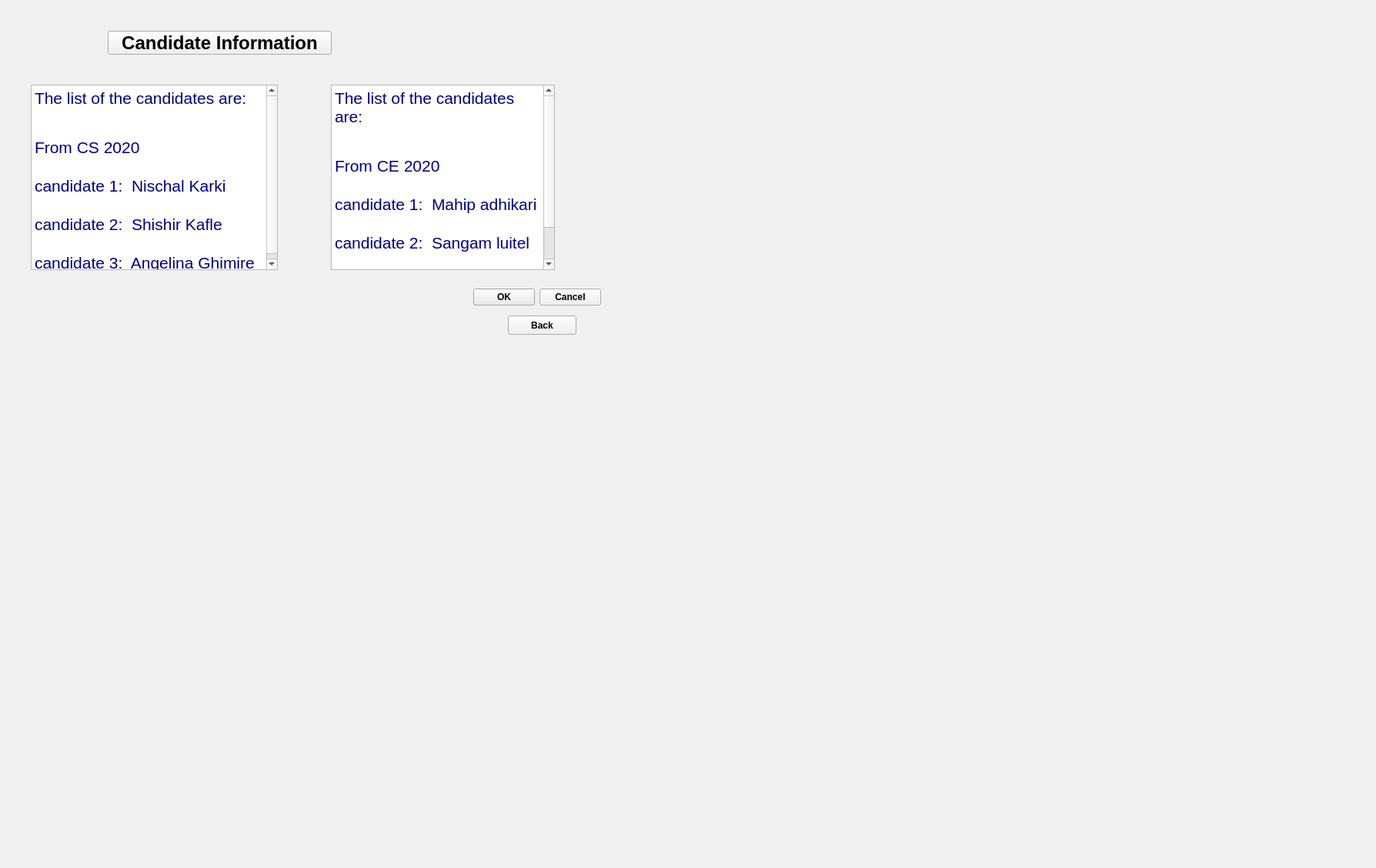
<?xml version="1.0" encoding="UTF-8"?>
<ui version="4.0">
 <class>candidateinfo</class>
 <widget class="QDialog" name="candidateinfo">
  <property name="geometry">
   <rect>
    <x>0</x>
    <y>0</y>
    <width>1788</width>
    <height>1128</height>
   </rect>
  </property>
  <property name="palette">
   <palette>
    <active>
     <colorrole role="WindowText">
      <brush brushstyle="SolidPattern">
       <color alpha="255">
        <red>0</red>
        <green>0</green>
        <blue>0</blue>
       </color>
      </brush>
     </colorrole>
     <colorrole role="Button">
      <brush brushstyle="SolidPattern">
       <color alpha="255">
        <red>240</red>
        <green>240</green>
        <blue>240</blue>
       </color>
      </brush>
     </colorrole>
     <colorrole role="Light">
      <brush brushstyle="SolidPattern">
       <color alpha="255">
        <red>255</red>
        <green>255</green>
        <blue>255</blue>
       </color>
      </brush>
     </colorrole>
     <colorrole role="Midlight">
      <brush brushstyle="SolidPattern">
       <color alpha="255">
        <red>227</red>
        <green>227</green>
        <blue>227</blue>
       </color>
      </brush>
     </colorrole>
     <colorrole role="Dark">
      <brush brushstyle="SolidPattern">
       <color alpha="255">
        <red>160</red>
        <green>160</green>
        <blue>160</blue>
       </color>
      </brush>
     </colorrole>
     <colorrole role="Mid">
      <brush brushstyle="SolidPattern">
       <color alpha="255">
        <red>160</red>
        <green>160</green>
        <blue>160</blue>
       </color>
      </brush>
     </colorrole>
     <colorrole role="Text">
      <brush brushstyle="SolidPattern">
       <color alpha="255">
        <red>0</red>
        <green>0</green>
        <blue>0</blue>
       </color>
      </brush>
     </colorrole>
     <colorrole role="BrightText">
      <brush brushstyle="SolidPattern">
       <color alpha="255">
        <red>255</red>
        <green>255</green>
        <blue>255</blue>
       </color>
      </brush>
     </colorrole>
     <colorrole role="ButtonText">
      <brush brushstyle="SolidPattern">
       <color alpha="255">
        <red>0</red>
        <green>0</green>
        <blue>0</blue>
       </color>
      </brush>
     </colorrole>
     <colorrole role="Base">
      <brush brushstyle="SolidPattern">
       <color alpha="255">
        <red>255</red>
        <green>255</green>
        <blue>255</blue>
       </color>
      </brush>
     </colorrole>
     <colorrole role="Window">
      <brush brushstyle="SolidPattern">
       <color alpha="255">
        <red>85</red>
        <green>170</green>
        <blue>255</blue>
       </color>
      </brush>
     </colorrole>
     <colorrole role="Shadow">
      <brush brushstyle="SolidPattern">
       <color alpha="255">
        <red>105</red>
        <green>105</green>
        <blue>105</blue>
       </color>
      </brush>
     </colorrole>
     <colorrole role="Highlight">
      <brush brushstyle="SolidPattern">
       <color alpha="255">
        <red>0</red>
        <green>120</green>
        <blue>215</blue>
       </color>
      </brush>
     </colorrole>
     <colorrole role="HighlightedText">
      <brush brushstyle="SolidPattern">
       <color alpha="255">
        <red>255</red>
        <green>255</green>
        <blue>255</blue>
       </color>
      </brush>
     </colorrole>
     <colorrole role="Link">
      <brush brushstyle="SolidPattern">
       <color alpha="255">
        <red>0</red>
        <green>0</green>
        <blue>255</blue>
       </color>
      </brush>
     </colorrole>
     <colorrole role="LinkVisited">
      <brush brushstyle="SolidPattern">
       <color alpha="255">
        <red>255</red>
        <green>0</green>
        <blue>255</blue>
       </color>
      </brush>
     </colorrole>
     <colorrole role="AlternateBase">
      <brush brushstyle="SolidPattern">
       <color alpha="255">
        <red>245</red>
        <green>245</green>
        <blue>245</blue>
       </color>
      </brush>
     </colorrole>
     <colorrole role="NoRole">
      <brush brushstyle="SolidPattern">
       <color alpha="255">
        <red>0</red>
        <green>0</green>
        <blue>0</blue>
       </color>
      </brush>
     </colorrole>
     <colorrole role="ToolTipBase">
      <brush brushstyle="SolidPattern">
       <color alpha="255">
        <red>255</red>
        <green>255</green>
        <blue>220</blue>
       </color>
      </brush>
     </colorrole>
     <colorrole role="ToolTipText">
      <brush brushstyle="SolidPattern">
       <color alpha="255">
        <red>0</red>
        <green>0</green>
        <blue>0</blue>
       </color>
      </brush>
     </colorrole>
     <colorrole role="PlaceholderText">
      <brush brushstyle="SolidPattern">
       <color alpha="128">
        <red>0</red>
        <green>0</green>
        <blue>0</blue>
       </color>
      </brush>
     </colorrole>
    </active>
    <inactive>
     <colorrole role="WindowText">
      <brush brushstyle="SolidPattern">
       <color alpha="255">
        <red>0</red>
        <green>0</green>
        <blue>0</blue>
       </color>
      </brush>
     </colorrole>
     <colorrole role="Button">
      <brush brushstyle="SolidPattern">
       <color alpha="255">
        <red>240</red>
        <green>240</green>
        <blue>240</blue>
       </color>
      </brush>
     </colorrole>
     <colorrole role="Light">
      <brush brushstyle="SolidPattern">
       <color alpha="255">
        <red>255</red>
        <green>255</green>
        <blue>255</blue>
       </color>
      </brush>
     </colorrole>
     <colorrole role="Midlight">
      <brush brushstyle="SolidPattern">
       <color alpha="255">
        <red>227</red>
        <green>227</green>
        <blue>227</blue>
       </color>
      </brush>
     </colorrole>
     <colorrole role="Dark">
      <brush brushstyle="SolidPattern">
       <color alpha="255">
        <red>160</red>
        <green>160</green>
        <blue>160</blue>
       </color>
      </brush>
     </colorrole>
     <colorrole role="Mid">
      <brush brushstyle="SolidPattern">
       <color alpha="255">
        <red>160</red>
        <green>160</green>
        <blue>160</blue>
       </color>
      </brush>
     </colorrole>
     <colorrole role="Text">
      <brush brushstyle="SolidPattern">
       <color alpha="255">
        <red>0</red>
        <green>0</green>
        <blue>0</blue>
       </color>
      </brush>
     </colorrole>
     <colorrole role="BrightText">
      <brush brushstyle="SolidPattern">
       <color alpha="255">
        <red>255</red>
        <green>255</green>
        <blue>255</blue>
       </color>
      </brush>
     </colorrole>
     <colorrole role="ButtonText">
      <brush brushstyle="SolidPattern">
       <color alpha="255">
        <red>0</red>
        <green>0</green>
        <blue>0</blue>
       </color>
      </brush>
     </colorrole>
     <colorrole role="Base">
      <brush brushstyle="SolidPattern">
       <color alpha="255">
        <red>255</red>
        <green>255</green>
        <blue>255</blue>
       </color>
      </brush>
     </colorrole>
     <colorrole role="Window">
      <brush brushstyle="SolidPattern">
       <color alpha="255">
        <red>240</red>
        <green>240</green>
        <blue>240</blue>
       </color>
      </brush>
     </colorrole>
     <colorrole role="Shadow">
      <brush brushstyle="SolidPattern">
       <color alpha="255">
        <red>105</red>
        <green>105</green>
        <blue>105</blue>
       </color>
      </brush>
     </colorrole>
     <colorrole role="Highlight">
      <brush brushstyle="SolidPattern">
       <color alpha="255">
        <red>240</red>
        <green>240</green>
        <blue>240</blue>
       </color>
      </brush>
     </colorrole>
     <colorrole role="HighlightedText">
      <brush brushstyle="SolidPattern">
       <color alpha="255">
        <red>0</red>
        <green>0</green>
        <blue>0</blue>
       </color>
      </brush>
     </colorrole>
     <colorrole role="Link">
      <brush brushstyle="SolidPattern">
       <color alpha="255">
        <red>0</red>
        <green>0</green>
        <blue>255</blue>
       </color>
      </brush>
     </colorrole>
     <colorrole role="LinkVisited">
      <brush brushstyle="SolidPattern">
       <color alpha="255">
        <red>255</red>
        <green>0</green>
        <blue>255</blue>
       </color>
      </brush>
     </colorrole>
     <colorrole role="AlternateBase">
      <brush brushstyle="SolidPattern">
       <color alpha="255">
        <red>245</red>
        <green>245</green>
        <blue>245</blue>
       </color>
      </brush>
     </colorrole>
     <colorrole role="NoRole">
      <brush brushstyle="NoBrush">
       <color alpha="255">
        <red>0</red>
        <green>0</green>
        <blue>0</blue>
       </color>
      </brush>
     </colorrole>
     <colorrole role="ToolTipBase">
      <brush brushstyle="SolidPattern">
       <color alpha="255">
        <red>255</red>
        <green>255</green>
        <blue>220</blue>
       </color>
      </brush>
     </colorrole>
     <colorrole role="ToolTipText">
      <brush brushstyle="SolidPattern">
       <color alpha="255">
        <red>0</red>
        <green>0</green>
        <blue>0</blue>
       </color>
      </brush>
     </colorrole>
     <colorrole role="PlaceholderText">
      <brush brushstyle="SolidPattern">
       <color alpha="128">
        <red>0</red>
        <green>0</green>
        <blue>0</blue>
       </color>
      </brush>
     </colorrole>
    </inactive>
    <disabled>
     <colorrole role="WindowText">
      <brush brushstyle="SolidPattern">
       <color alpha="255">
        <red>120</red>
        <green>120</green>
        <blue>120</blue>
       </color>
      </brush>
     </colorrole>
     <colorrole role="Button">
      <brush brushstyle="SolidPattern">
       <color alpha="255">
        <red>240</red>
        <green>240</green>
        <blue>240</blue>
       </color>
      </brush>
     </colorrole>
     <colorrole role="Light">
      <brush brushstyle="SolidPattern">
       <color alpha="255">
        <red>255</red>
        <green>255</green>
        <blue>255</blue>
       </color>
      </brush>
     </colorrole>
     <colorrole role="Midlight">
      <brush brushstyle="SolidPattern">
       <color alpha="255">
        <red>247</red>
        <green>247</green>
        <blue>247</blue>
       </color>
      </brush>
     </colorrole>
     <colorrole role="Dark">
      <brush brushstyle="SolidPattern">
       <color alpha="255">
        <red>160</red>
        <green>160</green>
        <blue>160</blue>
       </color>
      </brush>
     </colorrole>
     <colorrole role="Mid">
      <brush brushstyle="SolidPattern">
       <color alpha="255">
        <red>160</red>
        <green>160</green>
        <blue>160</blue>
       </color>
      </brush>
     </colorrole>
     <colorrole role="Text">
      <brush brushstyle="SolidPattern">
       <color alpha="255">
        <red>120</red>
        <green>120</green>
        <blue>120</blue>
       </color>
      </brush>
     </colorrole>
     <colorrole role="BrightText">
      <brush brushstyle="SolidPattern">
       <color alpha="255">
        <red>255</red>
        <green>255</green>
        <blue>255</blue>
       </color>
      </brush>
     </colorrole>
     <colorrole role="ButtonText">
      <brush brushstyle="SolidPattern">
       <color alpha="255">
        <red>120</red>
        <green>120</green>
        <blue>120</blue>
       </color>
      </brush>
     </colorrole>
     <colorrole role="Base">
      <brush brushstyle="SolidPattern">
       <color alpha="255">
        <red>85</red>
        <green>170</green>
        <blue>255</blue>
       </color>
      </brush>
     </colorrole>
     <colorrole role="Window">
      <brush brushstyle="SolidPattern">
       <color alpha="255">
        <red>85</red>
        <green>170</green>
        <blue>255</blue>
       </color>
      </brush>
     </colorrole>
     <colorrole role="Shadow">
      <brush brushstyle="SolidPattern">
       <color alpha="255">
        <red>0</red>
        <green>0</green>
        <blue>0</blue>
       </color>
      </brush>
     </colorrole>
     <colorrole role="Highlight">
      <brush brushstyle="SolidPattern">
       <color alpha="255">
        <red>0</red>
        <green>120</green>
        <blue>215</blue>
       </color>
      </brush>
     </colorrole>
     <colorrole role="HighlightedText">
      <brush brushstyle="SolidPattern">
       <color alpha="255">
        <red>255</red>
        <green>255</green>
        <blue>255</blue>
       </color>
      </brush>
     </colorrole>
     <colorrole role="Link">
      <brush brushstyle="SolidPattern">
       <color alpha="255">
        <red>0</red>
        <green>0</green>
        <blue>255</blue>
       </color>
      </brush>
     </colorrole>
     <colorrole role="LinkVisited">
      <brush brushstyle="SolidPattern">
       <color alpha="255">
        <red>255</red>
        <green>0</green>
        <blue>255</blue>
       </color>
      </brush>
     </colorrole>
     <colorrole role="AlternateBase">
      <brush brushstyle="SolidPattern">
       <color alpha="255">
        <red>245</red>
        <green>245</green>
        <blue>245</blue>
       </color>
      </brush>
     </colorrole>
     <colorrole role="NoRole">
      <brush brushstyle="NoBrush">
       <color alpha="255">
        <red>0</red>
        <green>0</green>
        <blue>0</blue>
       </color>
      </brush>
     </colorrole>
     <colorrole role="ToolTipBase">
      <brush brushstyle="SolidPattern">
       <color alpha="255">
        <red>255</red>
        <green>255</green>
        <blue>220</blue>
       </color>
      </brush>
     </colorrole>
     <colorrole role="ToolTipText">
      <brush brushstyle="SolidPattern">
       <color alpha="255">
        <red>0</red>
        <green>0</green>
        <blue>0</blue>
       </color>
      </brush>
     </colorrole>
     <colorrole role="PlaceholderText">
      <brush brushstyle="SolidPattern">
       <color alpha="128">
        <red>0</red>
        <green>0</green>
        <blue>0</blue>
       </color>
      </brush>
     </colorrole>
    </disabled>
   </palette>
  </property>
  <property name="font">
   <font>
    <bold>true</bold>
   </font>
  </property>
  <property name="windowTitle">
   <string>Dialog</string>
  </property>
  <widget class="QDialogButtonBox" name="buttonBox">
   <property name="geometry">
    <rect>
     <x>480</x>
     <y>370</y>
     <width>301</width>
     <height>32</height>
    </rect>
   </property>
   <property name="orientation">
    <enum>Qt::Horizontal</enum>
   </property>
   <property name="standardButtons">
    <set>QDialogButtonBox::Cancel|QDialogButtonBox::Ok</set>
   </property>
  </widget>
  <widget class="QTextEdit" name="textEdit">
   <property name="geometry">
    <rect>
     <x>40</x>
     <y>110</y>
     <width>321</width>
     <height>241</height>
    </rect>
   </property>
   <property name="font">
    <font>
     <bold>true</bold>
    </font>
   </property>
   <property name="html">
    <string>&lt;!DOCTYPE HTML PUBLIC &quot;-//W3C//DTD HTML 4.0//EN&quot; &quot;http://www.w3.org/TR/REC-html40/strict.dtd&quot;&gt;
&lt;html&gt;&lt;head&gt;&lt;meta name=&quot;qrichtext&quot; content=&quot;1&quot; /&gt;&lt;meta charset=&quot;utf-8&quot; /&gt;&lt;style type=&quot;text/css&quot;&gt;
p, li { white-space: pre-wrap; }
&lt;/style&gt;&lt;/head&gt;&lt;body style=&quot; font-family:'Times New Roman'; font-size:9pt; font-weight:700; font-style:normal;&quot;&gt;
&lt;p style=&quot; margin-top:0px; margin-bottom:0px; margin-left:0px; margin-right:0px; -qt-block-indent:0; text-indent:0px;&quot;&gt;&lt;span style=&quot; font-size:16pt; font-weight:400; color:#00007f;&quot;&gt;The list of the candidates are:&lt;/span&gt;&lt;/p&gt;
&lt;p style=&quot;-qt-paragraph-type:empty; margin-top:0px; margin-bottom:0px; margin-left:0px; margin-right:0px; -qt-block-indent:0; text-indent:0px; font-size:16pt; font-weight:400; color:#00007f;&quot;&gt;&lt;br /&gt;&lt;/p&gt;
&lt;p style=&quot;-qt-paragraph-type:empty; margin-top:0px; margin-bottom:0px; margin-left:0px; margin-right:0px; -qt-block-indent:0; text-indent:0px; font-weight:400;&quot;&gt;&lt;br /&gt;&lt;/p&gt;
&lt;p style=&quot; margin-top:0px; margin-bottom:0px; margin-left:0px; margin-right:0px; -qt-block-indent:0; text-indent:0px;&quot;&gt;&lt;span style=&quot; font-size:16pt; font-weight:400; color:#00007f;&quot;&gt;From CS 2020&lt;/span&gt;&lt;/p&gt;
&lt;p style=&quot;-qt-paragraph-type:empty; margin-top:0px; margin-bottom:0px; margin-left:0px; margin-right:0px; -qt-block-indent:0; text-indent:0px; font-size:16pt; font-weight:400; color:#00007f;&quot;&gt;&lt;br /&gt;&lt;/p&gt;
&lt;p style=&quot; margin-top:0px; margin-bottom:0px; margin-left:0px; margin-right:0px; -qt-block-indent:0; text-indent:0px;&quot;&gt;&lt;span style=&quot; font-size:16pt; font-weight:400; color:#00007f;&quot;&gt;candidate 1:  Nischal Karki&lt;/span&gt;&lt;/p&gt;
&lt;p style=&quot;-qt-paragraph-type:empty; margin-top:0px; margin-bottom:0px; margin-left:0px; margin-right:0px; -qt-block-indent:0; text-indent:0px; font-size:16pt; font-weight:400; color:#00007f;&quot;&gt;&lt;br /&gt;&lt;/p&gt;
&lt;p style=&quot; margin-top:0px; margin-bottom:0px; margin-left:0px; margin-right:0px; -qt-block-indent:0; text-indent:0px;&quot;&gt;&lt;span style=&quot; font-size:16pt; font-weight:400; color:#00007f;&quot;&gt;candidate 2:  Shishir Kafle&lt;/span&gt;&lt;/p&gt;
&lt;p style=&quot;-qt-paragraph-type:empty; margin-top:0px; margin-bottom:0px; margin-left:0px; margin-right:0px; -qt-block-indent:0; text-indent:0px; font-size:16pt; font-weight:400; color:#00007f;&quot;&gt;&lt;br /&gt;&lt;/p&gt;
&lt;p style=&quot; margin-top:0px; margin-bottom:0px; margin-left:0px; margin-right:0px; -qt-block-indent:0; text-indent:0px;&quot;&gt;&lt;span style=&quot; font-size:16pt; font-weight:400; color:#00007f;&quot;&gt;candidate 3:  Angelina Ghimire&lt;/span&gt;&lt;/p&gt;&lt;/body&gt;&lt;/html&gt;</string>
   </property>
  </widget>
  <widget class="QPushButton" name="pushButton">
   <property name="geometry">
    <rect>
     <x>140</x>
     <y>40</y>
     <width>291</width>
     <height>31</height>
    </rect>
   </property>
   <property name="font">
    <font>
     <pointsize>18</pointsize>
     <bold>true</bold>
    </font>
   </property>
   <property name="text">
    <string>Candidate Information</string>
   </property>
  </widget>
  <widget class="QPushButton" name="pushButton_2">
   <property name="geometry">
    <rect>
     <x>660</x>
     <y>410</y>
     <width>89</width>
     <height>25</height>
    </rect>
   </property>
   <property name="text">
    <string>Back</string>
   </property>
  </widget>
  <widget class="QLabel" name="label">
   <property name="geometry">
    <rect>
     <x>530</x>
     <y>100</y>
     <width>49</width>
     <height>81</height>
    </rect>
   </property>
   <property name="text">
    <string/>
   </property>
   <property name="pixmap">
    <pixmap>../../Young-man-putting-vote-into-ballot-box-on-transparent-background-PNG.png</pixmap>
   </property>
  </widget>
  <widget class="QTextBrowser" name="textBrowser">
   <property name="geometry">
    <rect>
     <x>430</x>
     <y>110</y>
     <width>291</width>
     <height>241</height>
    </rect>
   </property>
   <property name="html">
    <string>&lt;!DOCTYPE HTML PUBLIC &quot;-//W3C//DTD HTML 4.0//EN&quot; &quot;http://www.w3.org/TR/REC-html40/strict.dtd&quot;&gt;
&lt;html&gt;&lt;head&gt;&lt;meta name=&quot;qrichtext&quot; content=&quot;1&quot; /&gt;&lt;meta charset=&quot;utf-8&quot; /&gt;&lt;style type=&quot;text/css&quot;&gt;
p, li { white-space: pre-wrap; }
&lt;/style&gt;&lt;/head&gt;&lt;body style=&quot; font-family:'Times New Roman'; font-size:9pt; font-weight:700; font-style:normal;&quot;&gt;
&lt;p style=&quot; margin-top:0px; margin-bottom:0px; margin-left:0px; margin-right:0px; -qt-block-indent:0; text-indent:0px;&quot;&gt;&lt;span style=&quot; font-size:16pt; font-weight:400; color:#00007f;&quot;&gt;The list of the candidates are:&lt;/span&gt;&lt;/p&gt;
&lt;p style=&quot;-qt-paragraph-type:empty; margin-top:0px; margin-bottom:0px; margin-left:0px; margin-right:0px; -qt-block-indent:0; text-indent:0px; font-size:16pt; font-weight:400; color:#00007f;&quot;&gt;&lt;br /&gt;&lt;/p&gt;
&lt;p style=&quot;-qt-paragraph-type:empty; margin-top:0px; margin-bottom:0px; margin-left:0px; margin-right:0px; -qt-block-indent:0; text-indent:0px;&quot;&gt;&lt;br /&gt;&lt;/p&gt;
&lt;p style=&quot; margin-top:0px; margin-bottom:0px; margin-left:0px; margin-right:0px; -qt-block-indent:0; text-indent:0px;&quot;&gt;&lt;span style=&quot; font-size:16pt; font-weight:400; color:#00007f;&quot;&gt;From CE 2020&lt;/span&gt;&lt;/p&gt;
&lt;p style=&quot;-qt-paragraph-type:empty; margin-top:0px; margin-bottom:0px; margin-left:0px; margin-right:0px; -qt-block-indent:0; text-indent:0px; font-size:16pt; font-weight:400; color:#00007f;&quot;&gt;&lt;br /&gt;&lt;/p&gt;
&lt;p style=&quot; margin-top:0px; margin-bottom:0px; margin-left:0px; margin-right:0px; -qt-block-indent:0; text-indent:0px;&quot;&gt;&lt;span style=&quot; font-size:16pt; font-weight:400; color:#00007f;&quot;&gt;candidate 1:  Mahip adhikari&lt;/span&gt;&lt;/p&gt;
&lt;p style=&quot;-qt-paragraph-type:empty; margin-top:0px; margin-bottom:0px; margin-left:0px; margin-right:0px; -qt-block-indent:0; text-indent:0px; font-size:16pt; font-weight:400; color:#00007f;&quot;&gt;&lt;br /&gt;&lt;/p&gt;
&lt;p style=&quot; margin-top:0px; margin-bottom:0px; margin-left:0px; margin-right:0px; -qt-block-indent:0; text-indent:0px;&quot;&gt;&lt;span style=&quot; font-size:16pt; font-weight:400; color:#00007f;&quot;&gt;candidate 2:  Sangam luitel&lt;/span&gt;&lt;/p&gt;
&lt;p style=&quot;-qt-paragraph-type:empty; margin-top:0px; margin-bottom:0px; margin-left:0px; margin-right:0px; -qt-block-indent:0; text-indent:0px; font-size:16pt; font-weight:400; color:#00007f;&quot;&gt;&lt;br /&gt;&lt;/p&gt;
&lt;p style=&quot; margin-top:0px; margin-bottom:0px; margin-left:0px; margin-right:0px; -qt-block-indent:0; text-indent:0px;&quot;&gt;&lt;span style=&quot; font-size:16pt; font-weight:400; color:#00007f;&quot;&gt;candidate 3:  Shreela Sapkota&lt;/span&gt;&lt;/p&gt;&lt;/body&gt;&lt;/html&gt;</string>
   </property>
  </widget>
  <widget class="QLabel" name="label_2">
   <property name="geometry">
    <rect>
     <x>900</x>
     <y>70</y>
     <width>371</width>
     <height>421</height>
    </rect>
   </property>
   <property name="palette">
    <palette>
     <active>
      <colorrole role="WindowText">
       <brush brushstyle="SolidPattern">
        <color alpha="255">
         <red>0</red>
         <green>0</green>
         <blue>0</blue>
        </color>
       </brush>
      </colorrole>
      <colorrole role="Button">
       <brush brushstyle="SolidPattern">
        <color alpha="255">
         <red>240</red>
         <green>240</green>
         <blue>240</blue>
        </color>
       </brush>
      </colorrole>
      <colorrole role="Light">
       <brush brushstyle="SolidPattern">
        <color alpha="255">
         <red>255</red>
         <green>255</green>
         <blue>255</blue>
        </color>
       </brush>
      </colorrole>
      <colorrole role="Midlight">
       <brush brushstyle="SolidPattern">
        <color alpha="255">
         <red>227</red>
         <green>227</green>
         <blue>227</blue>
        </color>
       </brush>
      </colorrole>
      <colorrole role="Dark">
       <brush brushstyle="SolidPattern">
        <color alpha="255">
         <red>160</red>
         <green>160</green>
         <blue>160</blue>
        </color>
       </brush>
      </colorrole>
      <colorrole role="Mid">
       <brush brushstyle="SolidPattern">
        <color alpha="255">
         <red>160</red>
         <green>160</green>
         <blue>160</blue>
        </color>
       </brush>
      </colorrole>
      <colorrole role="Text">
       <brush brushstyle="SolidPattern">
        <color alpha="255">
         <red>0</red>
         <green>0</green>
         <blue>0</blue>
        </color>
       </brush>
      </colorrole>
      <colorrole role="BrightText">
       <brush brushstyle="SolidPattern">
        <color alpha="255">
         <red>255</red>
         <green>255</green>
         <blue>255</blue>
        </color>
       </brush>
      </colorrole>
      <colorrole role="ButtonText">
       <brush brushstyle="SolidPattern">
        <color alpha="255">
         <red>0</red>
         <green>0</green>
         <blue>0</blue>
        </color>
       </brush>
      </colorrole>
      <colorrole role="Base">
       <brush brushstyle="SolidPattern">
        <color alpha="255">
         <red>255</red>
         <green>255</green>
         <blue>255</blue>
        </color>
       </brush>
      </colorrole>
      <colorrole role="Window">
       <brush brushstyle="SolidPattern">
        <color alpha="255">
         <red>85</red>
         <green>170</green>
         <blue>255</blue>
        </color>
       </brush>
      </colorrole>
      <colorrole role="Shadow">
       <brush brushstyle="SolidPattern">
        <color alpha="255">
         <red>105</red>
         <green>105</green>
         <blue>105</blue>
        </color>
       </brush>
      </colorrole>
      <colorrole role="Highlight">
       <brush brushstyle="SolidPattern">
        <color alpha="255">
         <red>0</red>
         <green>120</green>
         <blue>215</blue>
        </color>
       </brush>
      </colorrole>
      <colorrole role="HighlightedText">
       <brush brushstyle="SolidPattern">
        <color alpha="255">
         <red>255</red>
         <green>255</green>
         <blue>255</blue>
        </color>
       </brush>
      </colorrole>
      <colorrole role="Link">
       <brush brushstyle="SolidPattern">
        <color alpha="255">
         <red>0</red>
         <green>0</green>
         <blue>255</blue>
        </color>
       </brush>
      </colorrole>
      <colorrole role="LinkVisited">
       <brush brushstyle="SolidPattern">
        <color alpha="255">
         <red>255</red>
         <green>0</green>
         <blue>255</blue>
        </color>
       </brush>
      </colorrole>
      <colorrole role="AlternateBase">
       <brush brushstyle="SolidPattern">
        <color alpha="255">
         <red>245</red>
         <green>245</green>
         <blue>245</blue>
        </color>
       </brush>
      </colorrole>
      <colorrole role="NoRole">
       <brush brushstyle="SolidPattern">
        <color alpha="255">
         <red>0</red>
         <green>0</green>
         <blue>0</blue>
        </color>
       </brush>
      </colorrole>
      <colorrole role="ToolTipBase">
       <brush brushstyle="SolidPattern">
        <color alpha="255">
         <red>255</red>
         <green>255</green>
         <blue>220</blue>
        </color>
       </brush>
      </colorrole>
      <colorrole role="ToolTipText">
       <brush brushstyle="SolidPattern">
        <color alpha="255">
         <red>0</red>
         <green>0</green>
         <blue>0</blue>
        </color>
       </brush>
      </colorrole>
      <colorrole role="PlaceholderText">
       <brush brushstyle="SolidPattern">
        <color alpha="128">
         <red>0</red>
         <green>0</green>
         <blue>0</blue>
        </color>
       </brush>
      </colorrole>
     </active>
     <inactive>
      <colorrole role="WindowText">
       <brush brushstyle="SolidPattern">
        <color alpha="255">
         <red>0</red>
         <green>0</green>
         <blue>0</blue>
        </color>
       </brush>
      </colorrole>
      <colorrole role="Button">
       <brush brushstyle="SolidPattern">
        <color alpha="255">
         <red>240</red>
         <green>240</green>
         <blue>240</blue>
        </color>
       </brush>
      </colorrole>
      <colorrole role="Light">
       <brush brushstyle="SolidPattern">
        <color alpha="255">
         <red>255</red>
         <green>255</green>
         <blue>255</blue>
        </color>
       </brush>
      </colorrole>
      <colorrole role="Midlight">
       <brush brushstyle="SolidPattern">
        <color alpha="255">
         <red>227</red>
         <green>227</green>
         <blue>227</blue>
        </color>
       </brush>
      </colorrole>
      <colorrole role="Dark">
       <brush brushstyle="SolidPattern">
        <color alpha="255">
         <red>160</red>
         <green>160</green>
         <blue>160</blue>
        </color>
       </brush>
      </colorrole>
      <colorrole role="Mid">
       <brush brushstyle="SolidPattern">
        <color alpha="255">
         <red>160</red>
         <green>160</green>
         <blue>160</blue>
        </color>
       </brush>
      </colorrole>
      <colorrole role="Text">
       <brush brushstyle="SolidPattern">
        <color alpha="255">
         <red>0</red>
         <green>0</green>
         <blue>0</blue>
        </color>
       </brush>
      </colorrole>
      <colorrole role="BrightText">
       <brush brushstyle="SolidPattern">
        <color alpha="255">
         <red>255</red>
         <green>255</green>
         <blue>255</blue>
        </color>
       </brush>
      </colorrole>
      <colorrole role="ButtonText">
       <brush brushstyle="SolidPattern">
        <color alpha="255">
         <red>0</red>
         <green>0</green>
         <blue>0</blue>
        </color>
       </brush>
      </colorrole>
      <colorrole role="Base">
       <brush brushstyle="SolidPattern">
        <color alpha="255">
         <red>255</red>
         <green>255</green>
         <blue>255</blue>
        </color>
       </brush>
      </colorrole>
      <colorrole role="Window">
       <brush brushstyle="SolidPattern">
        <color alpha="255">
         <red>240</red>
         <green>240</green>
         <blue>240</blue>
        </color>
       </brush>
      </colorrole>
      <colorrole role="Shadow">
       <brush brushstyle="SolidPattern">
        <color alpha="255">
         <red>105</red>
         <green>105</green>
         <blue>105</blue>
        </color>
       </brush>
      </colorrole>
      <colorrole role="Highlight">
       <brush brushstyle="SolidPattern">
        <color alpha="255">
         <red>240</red>
         <green>240</green>
         <blue>240</blue>
        </color>
       </brush>
      </colorrole>
      <colorrole role="HighlightedText">
       <brush brushstyle="SolidPattern">
        <color alpha="255">
         <red>0</red>
         <green>0</green>
         <blue>0</blue>
        </color>
       </brush>
      </colorrole>
      <colorrole role="Link">
       <brush brushstyle="SolidPattern">
        <color alpha="255">
         <red>0</red>
         <green>0</green>
         <blue>255</blue>
        </color>
       </brush>
      </colorrole>
      <colorrole role="LinkVisited">
       <brush brushstyle="SolidPattern">
        <color alpha="255">
         <red>255</red>
         <green>0</green>
         <blue>255</blue>
        </color>
       </brush>
      </colorrole>
      <colorrole role="AlternateBase">
       <brush brushstyle="SolidPattern">
        <color alpha="255">
         <red>245</red>
         <green>245</green>
         <blue>245</blue>
        </color>
       </brush>
      </colorrole>
      <colorrole role="NoRole">
       <brush brushstyle="NoBrush">
        <color alpha="255">
         <red>0</red>
         <green>0</green>
         <blue>0</blue>
        </color>
       </brush>
      </colorrole>
      <colorrole role="ToolTipBase">
       <brush brushstyle="SolidPattern">
        <color alpha="255">
         <red>255</red>
         <green>255</green>
         <blue>220</blue>
        </color>
       </brush>
      </colorrole>
      <colorrole role="ToolTipText">
       <brush brushstyle="SolidPattern">
        <color alpha="255">
         <red>0</red>
         <green>0</green>
         <blue>0</blue>
        </color>
       </brush>
      </colorrole>
      <colorrole role="PlaceholderText">
       <brush brushstyle="SolidPattern">
        <color alpha="128">
         <red>0</red>
         <green>0</green>
         <blue>0</blue>
        </color>
       </brush>
      </colorrole>
     </inactive>
     <disabled>
      <colorrole role="WindowText">
       <brush brushstyle="SolidPattern">
        <color alpha="255">
         <red>120</red>
         <green>120</green>
         <blue>120</blue>
        </color>
       </brush>
      </colorrole>
      <colorrole role="Button">
       <brush brushstyle="SolidPattern">
        <color alpha="255">
         <red>240</red>
         <green>240</green>
         <blue>240</blue>
        </color>
       </brush>
      </colorrole>
      <colorrole role="Light">
       <brush brushstyle="SolidPattern">
        <color alpha="255">
         <red>255</red>
         <green>255</green>
         <blue>255</blue>
        </color>
       </brush>
      </colorrole>
      <colorrole role="Midlight">
       <brush brushstyle="SolidPattern">
        <color alpha="255">
         <red>247</red>
         <green>247</green>
         <blue>247</blue>
        </color>
       </brush>
      </colorrole>
      <colorrole role="Dark">
       <brush brushstyle="SolidPattern">
        <color alpha="255">
         <red>160</red>
         <green>160</green>
         <blue>160</blue>
        </color>
       </brush>
      </colorrole>
      <colorrole role="Mid">
       <brush brushstyle="SolidPattern">
        <color alpha="255">
         <red>160</red>
         <green>160</green>
         <blue>160</blue>
        </color>
       </brush>
      </colorrole>
      <colorrole role="Text">
       <brush brushstyle="SolidPattern">
        <color alpha="255">
         <red>120</red>
         <green>120</green>
         <blue>120</blue>
        </color>
       </brush>
      </colorrole>
      <colorrole role="BrightText">
       <brush brushstyle="SolidPattern">
        <color alpha="255">
         <red>255</red>
         <green>255</green>
         <blue>255</blue>
        </color>
       </brush>
      </colorrole>
      <colorrole role="ButtonText">
       <brush brushstyle="SolidPattern">
        <color alpha="255">
         <red>120</red>
         <green>120</green>
         <blue>120</blue>
        </color>
       </brush>
      </colorrole>
      <colorrole role="Base">
       <brush brushstyle="SolidPattern">
        <color alpha="255">
         <red>85</red>
         <green>170</green>
         <blue>255</blue>
        </color>
       </brush>
      </colorrole>
      <colorrole role="Window">
       <brush brushstyle="SolidPattern">
        <color alpha="255">
         <red>85</red>
         <green>170</green>
         <blue>255</blue>
        </color>
       </brush>
      </colorrole>
      <colorrole role="Shadow">
       <brush brushstyle="SolidPattern">
        <color alpha="255">
         <red>0</red>
         <green>0</green>
         <blue>0</blue>
        </color>
       </brush>
      </colorrole>
      <colorrole role="Highlight">
       <brush brushstyle="SolidPattern">
        <color alpha="255">
         <red>0</red>
         <green>120</green>
         <blue>215</blue>
        </color>
       </brush>
      </colorrole>
      <colorrole role="HighlightedText">
       <brush brushstyle="SolidPattern">
        <color alpha="255">
         <red>255</red>
         <green>255</green>
         <blue>255</blue>
        </color>
       </brush>
      </colorrole>
      <colorrole role="Link">
       <brush brushstyle="SolidPattern">
        <color alpha="255">
         <red>0</red>
         <green>0</green>
         <blue>255</blue>
        </color>
       </brush>
      </colorrole>
      <colorrole role="LinkVisited">
       <brush brushstyle="SolidPattern">
        <color alpha="255">
         <red>255</red>
         <green>0</green>
         <blue>255</blue>
        </color>
       </brush>
      </colorrole>
      <colorrole role="AlternateBase">
       <brush brushstyle="SolidPattern">
        <color alpha="255">
         <red>245</red>
         <green>245</green>
         <blue>245</blue>
        </color>
       </brush>
      </colorrole>
      <colorrole role="NoRole">
       <brush brushstyle="NoBrush">
        <color alpha="255">
         <red>0</red>
         <green>0</green>
         <blue>0</blue>
        </color>
       </brush>
      </colorrole>
      <colorrole role="ToolTipBase">
       <brush brushstyle="SolidPattern">
        <color alpha="255">
         <red>255</red>
         <green>255</green>
         <blue>220</blue>
        </color>
       </brush>
      </colorrole>
      <colorrole role="ToolTipText">
       <brush brushstyle="SolidPattern">
        <color alpha="255">
         <red>0</red>
         <green>0</green>
         <blue>0</blue>
        </color>
       </brush>
      </colorrole>
      <colorrole role="PlaceholderText">
       <brush brushstyle="SolidPattern">
        <color alpha="128">
         <red>0</red>
         <green>0</green>
         <blue>0</blue>
        </color>
       </brush>
      </colorrole>
     </disabled>
    </palette>
   </property>
   <property name="text">
    <string/>
   </property>
   <property name="pixmap">
    <pixmap>../../f7c0d61a4b9fb7cb1f4562c727367e11382b7f304bbe11d466bfd8f645bcaeb0.jpg</pixmap>
   </property>
  </widget>
 </widget>
 <resources/>
 <connections>
  <connection>
   <sender>buttonBox</sender>
   <signal>accepted()</signal>
   <receiver>candidateinfo</receiver>
   <slot>accept()</slot>
   <hints>
    <hint type="sourcelabel">
     <x>248</x>
     <y>254</y>
    </hint>
    <hint type="destinationlabel">
     <x>157</x>
     <y>274</y>
    </hint>
   </hints>
  </connection>
  <connection>
   <sender>buttonBox</sender>
   <signal>rejected()</signal>
   <receiver>candidateinfo</receiver>
   <slot>reject()</slot>
   <hints>
    <hint type="sourcelabel">
     <x>316</x>
     <y>260</y>
    </hint>
    <hint type="destinationlabel">
     <x>286</x>
     <y>274</y>
    </hint>
   </hints>
  </connection>
 </connections>
</ui>
